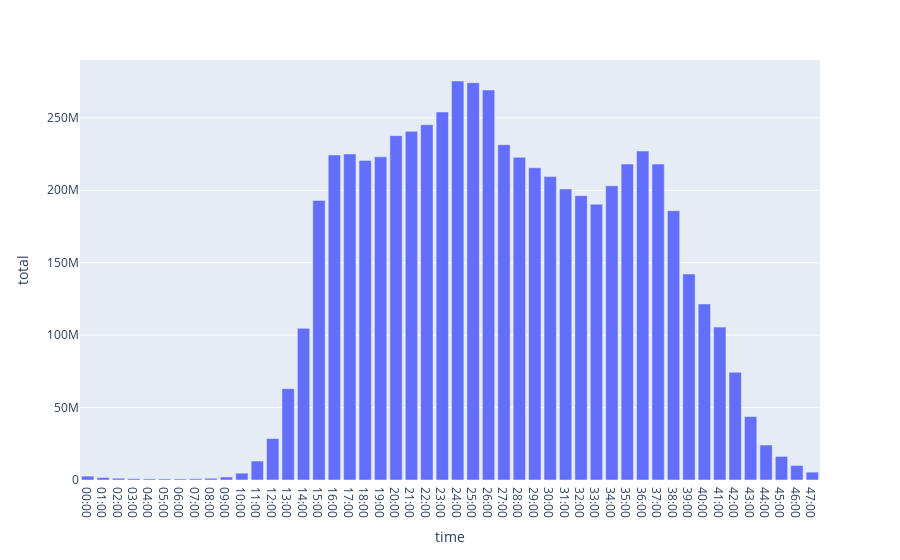

Write notebook code for a chart like this one.
### Code cell
checkin_time = pd.DataFrame(checkin_malaysia_time[time].sum())
checkin_time.insert(0, 'time', [f'{x:02d}:00' for x in np.arange(48)], True)
checkin_time.rename(columns={0: 'total'}, inplace=True)

fig = px.bar(checkin_time, x='time', y='total')
fig.show()

### Figure 1 — Plotly figure (JSON) as saved in the notebook; plotly's stock layout.template omitted (floating-point values rounded to 4 significant figures)
{"data": [{"alignmentgroup": "True", "hovertemplate": "time=%{x}<br>total=%{y}<extra></extra>", "legendgroup": "", "marker": {"color": "#636efa", "pattern": {"shape": ""}}, "name": "", "offsetgroup": "", "orientation": "v", "showlegend": false, "textposition": "auto", "type": "bar", "x": ["00:00", "01:00", "02:00", "03:00", "04:00", "05:00", "06:00", "07:00", "08:00", "09:00", "10:00", "11:00", "12:00", "13:00", "14:00", "15:00", "16:00", "17:00", "18:00", "19:00", "20:00", "21:00", "22:00", "23:00", "24:00", "25:00", "26:00", "27:00", "28:00", "29:00", "30:00", "31:00", "32:00", "33:00", "34:00", "35:00", "36:00", "37:00", "38:00", "39:00", "40:00", "41:00", "42:00", "43:00", "44:00", "45:00", "46:00", "47:00"], "xaxis": "x", "y": [2656168, 1685892, 1199018, 918376, 784595, 735714, 752792, 888741, 1186821, 2098906, 4724721, 13079402, 28603007, 63051466, 104671629, 193012546, 224356335, 225068598, 220628098, 223072116, 237709157, 240688228, 245249687, 254024259, 275428593, 274207055, 269180607, 231470992, 222737379, 215550233, 209431635, 200932743, 196292812, 190340221, 203064694, 218082849, 227079545, 218055886, 185895203, 142164374, 121533170, 105538996, 74380745, 43759883, 24163103, 16271746, 9980668, 5424248], "yaxis": "y"}], "layout": {"barmode": "relative", "legend": {"tracegroupgap": 0}, "margin": {"t": 60}, "xaxis": {"anchor": "y", "domain": [0, 1], "title": {"text": "time"}}, "yaxis": {"anchor": "x", "domain": [0, 1], "title": {"text": "total"}}}}
